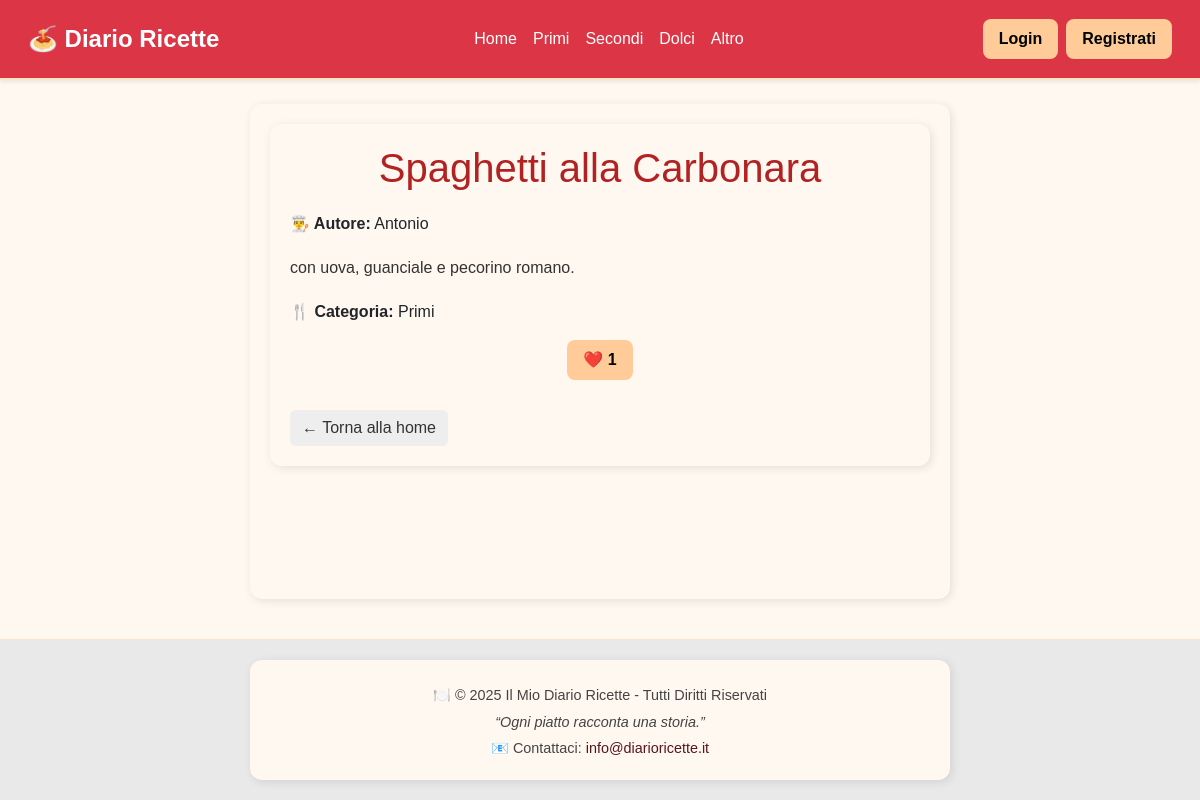
The app's page /dettaglio/5 with its own data.
### app2.py (models this page shows, shortened)
class Recipe(db.Model):
    __tablename__ = 'ricetta'
    id_ricetta = db.Column(db.Integer, primary_key=True)
    title = db.Column(db.String(100), nullable=False)
    ingredients = db.Column('ingredienti', db.Text, nullable=False)
    instructions = db.Column('istruzioni', db.Text, nullable=False)
    preparation_time = db.Column('tempo_prep', db.Integer, default=0)
    cooking_time = db.Column('tempo_cottura', db.Integer, default=0)
    servings = db.Column('porzioni', db.Integer, default=1)
    is_private = db.Column('is_privata', db.Boolean, default=False)
    id_autore = db.Column(db.Integer, db.ForeignKey('utente.id_utente'), nullable=False)
    category_id = db.Column(
        'id_categoria',
        db.Integer,
        db.ForeignKey('categoria.id_categoria'),
        nullable=False
    )
    description = db.Column('descrizione', db.Text, nullable=False)
    filename = db.Column('filename', db.String(100), nullable=True)
    creation_date = db.Column('data_creazione_ricetta', db.String(10), default=lambda: time.strftime("%Y-%m-%d"))
    id = synonym('id_ricetta')
    author_id = synonym('id_autore')
    author = db.relationship(
        'User',
        back_populates='recipes',
        foreign_keys=[id_autore]
    )
    category = db.relationship('Category', back_populates='recipes', foreign_keys='Recipe.category_id')
    likes = db.relationship('Like', back_populates='recipe', lazy='dynamic')
    def __repr__(self):
        return f'Recipe("{self.title}", Author_ID: {self.author_id})'

class User(db.Model, UserMixin):
    __tablename__ = 'utente'
    id_utente = db.Column(db.Integer, primary_key=True)
    username = db.Column('nome_utente', db.String(80), unique=True, nullable=False)
    email = db.Column('email', db.String(100), unique=True, nullable=False)
    password_hash = db.Column('password_hash', db.String(255), nullable=False)
    ruolo = db.Column('ruolo', db.String(20), default='utente')
    data_registrazione = db.Column('data_registrazione', db.DateTime)
    id = synonym('id_utente')
    recipes = db.relationship(
        'Recipe',
        back_populates='author',
        lazy='dynamic',
        foreign_keys='Recipe.id_autore',
        cascade="all, delete-orphan"
    )
    likes = db.relationship('Like', back_populates='user', lazy='dynamic', cascade="all, delete-orphan")

class Category(db.Model):
    __tablename__ = 'categoria'
    id_categoria = db.Column(db.Integer, primary_key=True)
    name = db.Column('nome', db.String(50), unique=True, nullable=False)
    id = synonym('id_categoria')
    recipes = db.relationship('Recipe', back_populates='category', lazy='dynamic')

### app2.py (the view)
@app.route('/dettaglio/<int:id_ricetta>')
@limiter.limit("150 per minute")
def dettaglio_ricetta(id_ricetta):
    query_result = db.session.execute(
        db.select(
            Recipe,
            User.username.label('autore_nome'),
            Category.name.label('categoria_nome'),
            func.count(Like.id_ricetta).label('num_likes')
        )
        .join(User, Recipe.id_autore == User.id_utente)
        .outerjoin(Category, Recipe.category_id == Category.id_categoria)
        .outerjoin(Like, Recipe.id_ricetta == Like.id_ricetta)
        .where(Recipe.id_ricetta == id_ricetta)
        .group_by(Recipe.id_ricetta, User.username, Category.name) # Aggiungo per evitare avvisi di aggregazione
    ).first()
    if not query_result:
        flash(f'⚠️ Ricetta non trovata (ID: {id_ricetta}).', 'warning')
        return redirect(url_for('home'))
    ricetta, autore_nome, categoria_nome, num_likes = query_result
    print("DEBUG autore_nome:", autore_nome)
    print("DEBUG categoria_nome:", categoria_nome)
    print("DEBUG num_likes:", num_likes)
    print("DEBUG ricetta:", ricetta)
    is_liked = False
    if 'id_utente' in session:
        is_liked = db.session.scalar(
            db.select(Like).filter_by(user_id=session['id_utente'], id_ricetta=id_ricetta)
        ) is not None
    dati_ricetta = {
        'id_ricetta': ricetta.id_ricetta,
        'titolo_ricetta': ricetta.title,
        'descrizione': ricetta.description,
        'filename': ricetta.filename,
        'nome_utente': autore_nome or 'Sconosciuto',     # ← chiave allineata
        'nome_categoria': categoria_nome or 'Altro',     # ← chiave allineata
        'num_likes': num_likes or 0,
        'is_liked': is_liked
    }
    from_page = request.args.get('from_page')
    return render_template('dettaglio_ricetta.html', ricetta=dati_ricetta, from_page=from_page)

### templates/dettaglio_ricetta.html (shortened to what this page needs)
{% extends 'base.html' %}
{% block content %}
<main class="container">
    <h1 class="titolo">{{ ricetta['titolo_ricetta'] }}</h1>
    <div class="scheda-ricetta">
        <p><strong>👨‍🍳 Autore:</strong> {{ ricetta['nome_utente'] }}</p>
        <p class="descrizione">{{ ricetta['descrizione'] }}</p>
        <p><strong>🍴 Categoria:</strong> {{ ricetta['nome_categoria'] or "Altro" }}</p>
        <div class="like-section">
            <form class="like-form" data-id="{{ ricetta['id_ricetta'] }}" method="post">
                <button type="submit" class="btn like-btn">
                    ❤️ <span class="likes-count">{{ ricetta['num_likes'] }}</span>
                </button>
            </form>
        </div>
        {% if from_page  == 'dashboard' %}
            <a href="{{ url_for('dashboard') }}" class="btn-back">← Torna al Diario</a>
        {% else %}
            <a href="{{ url_for('home') }}" class="btn-back">← Torna alla home</a>
        {% endif %}
    </div>
</main>
{% endblock %}

### static/stile.css (style rules this page uses)
html, body { height: 100%; }
body { display: flex; flex-direction: column; }
main { flex: 1; }

### templates/base.html (style rules this page uses)
body { background: #fff8f0; font-family: 'Arial', sans-serif; }

### templates/dettaglio_ricetta.html (style rules this page uses)
.container { max-width: 700px; margin: 0 auto; padding: 20px; background: #fff8f0; border-radius: 12px; box-shadow: 2px 2px 10px rgba(0,0,0,0.1); }
.titolo { color: #b22222; text-align: center; margin-bottom: 20px; }
.descrizione { margin: 20px 0; color: #333; line-height: 1.5; }
.like-section { text-align: center; margin: 15px 0; }
.btn { background: #ffcc99; border: none; border-radius: 8px; padding: 8px 16px; cursor: pointer; text-decoration: none; color: #000; font-weight: bold; transition: background 0.2s ease; }
.btn-back { display: inline-block; margin-top: 15px; background: #eee; padding: 6px 12px; border-radius: 6px; text-decoration: none; color: #333; }

### records on screen
Recipe: titolo_ricetta "Spaghetti alla Carbonara", descrizione "con uova, guanciale e pecorino romano."
User: nome_utente "Antonio"
Category: nome "Primi"

### other values on screen
{{ ricetta['num_likes'] }} "1"
